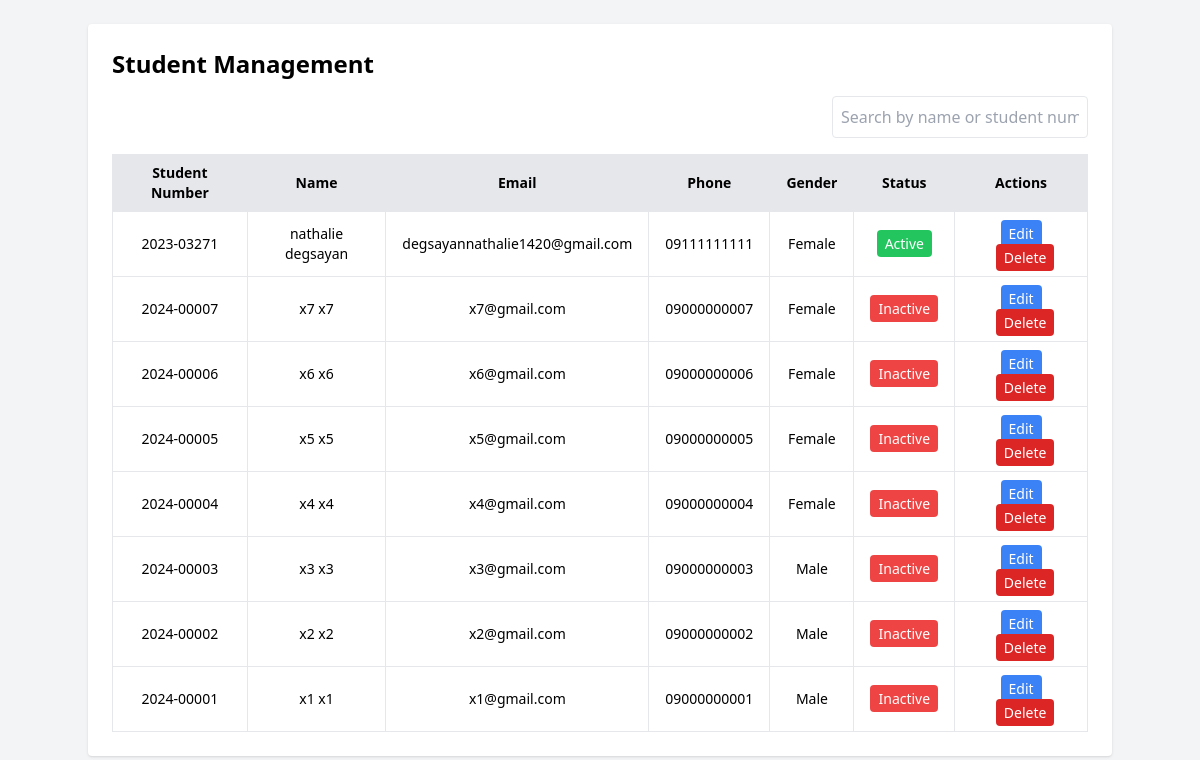
/admin_view_students.php, run on the app's committed database.
### tables this page shows
CREATE TABLE `students` (
  `id` int(11) NOT NULL,
  `student_number` varchar(50) DEFAULT NULL,
  `first_name` varchar(100) DEFAULT NULL,
  `last_name` varchar(100) DEFAULT NULL,
  `email` varchar(150) DEFAULT NULL,
  `password` varchar(255) DEFAULT NULL,
  `phone` varchar(20) DEFAULT NULL,
  `gender` varchar(10) DEFAULT NULL,
  `verification_code` varchar(10) DEFAULT NULL,
  `is_verified` tinyint(1) DEFAULT 0,
  `status` varchar(225) NOT NULL
);

### admin_view_students.php (the view, shortened to what this page needs)
<?php
include 'db.php';
        ?>
        <?php
$students = mysqli_query($conn, "SELECT * FROM students ORDER BY id DESC");
?>
<!DOCTYPE html>
<html lang="en">
<head>
  <script src="https://cdn.tailwindcss.com"></script>
</head>
<body class="bg-gray-100 min-h-screen p-6">
  <div class="container mx-auto bg-white p-6 rounded shadow">
    <h1 class="text-2xl font-bold mb-4">Student Management</h1>
    <div class="mb-4 flex justify-end">
      <input type="text" id="searchInput" placeholder="Search by name or student number"
             class="border p-2 rounded w-64">
    </div>
    <table class="min-w-full border border-gray-200 text-sm">
      <thead class="bg-gray-200">
        <tr>
          <th class="py-2 px-4 border">Student Number</th>
          <th class="py-2 px-4 border">Name</th>
          <th class="py-2 px-4 border">Email</th>
          <th class="py-2 px-4 border">Phone</th>
          <th class="py-2 px-4 border">Gender</th>
          <th class="py-2 px-4 border">Status</th>
          <th class="py-2 px-4 border">Actions</th>
        </tr>
      </thead>
      <tbody id="studentTableBody">
        <?php while ($row = mysqli_fetch_assoc($students)): ?>
        <tr class="text-center">
          <td class="py-2 px-4 border"><?php echo htmlspecialchars($row['student_number']); ?></td>
          <td class="py-2 px-4 border"><?php echo htmlspecialchars($row['first_name'] . ' ' . $row['last_name']); ?></td>
          <td class="py-2 px-4 border"><?php echo htmlspecialchars($row['email']); ?></td>
          <td class="py-2 px-4 border"><?php echo htmlspecialchars($row['phone']); ?></td>
          <td class="py-2 px-4 border"><?php echo htmlspecialchars($row['gender']); ?></td>
          <td class="py-2 px-4 border">
            <a href="?toggle_status=<?php echo $row['id']; ?>"
               class="px-2 py-1 text-white rounded <?php echo $row['status'] == 'active' ? 'bg-green-500' : 'bg-red-500'; ?>">
              <?php echo ucfirst($row['status']); ?>
            </a>
          </td>
          <td class="py-2 px-4 border space-x-2">
            <button onclick='openEditModal(<?php echo json_encode($row); ?>)'
                    class="bg-blue-500 text-white px-2 py-1 rounded">Edit</button>
            <a href="?delete=<?php echo $row['id']; ?>"
               class="bg-red-600 text-white px-2 py-1 rounded"
               onclick="return confirm('Are you sure to delete?')">Delete</a>
          </td>
        </tr>
        <?php endwhile; ?>
      </tbody>
    </table>
  </div>
</body>
</html>

### data on the page
students: student_number "2023-03271", first_name+last_name "nathalie degsayan", email "degsayannathalie1420@gmail.com", phone "09111111111", gender "Female", status "Active"
students: student_number "2024-00007", first_name+last_name "x7 x7", email "x7@gmail.com", phone "09000000007", gender "Female", status "Inactive"
students: student_number "2024-00006", first_name+last_name "x6 x6", email "x6@gmail.com", phone "09000000006", gender "Female", status "Inactive"
students: student_number "2024-00005", first_name+last_name "x5 x5", email "x5@gmail.com", phone "09000000005", gender "Female", status "Inactive"
students: student_number "2024-00004", first_name+last_name "x4 x4", email "x4@gmail.com", phone "09000000004", gender "Female", status "Inactive"
students: student_number "2024-00003", first_name+last_name "x3 x3", email "x3@gmail.com", phone "09000000003", gender "Male", status "Inactive"
students: student_number "2024-00002", first_name+last_name "x2 x2", email "x2@gmail.com", phone "09000000002", gender "Male", status "Inactive"
students: student_number "2024-00001", first_name+last_name "x1 x1", email "x1@gmail.com", phone "09000000001", gender "Male", status "Inactive"
